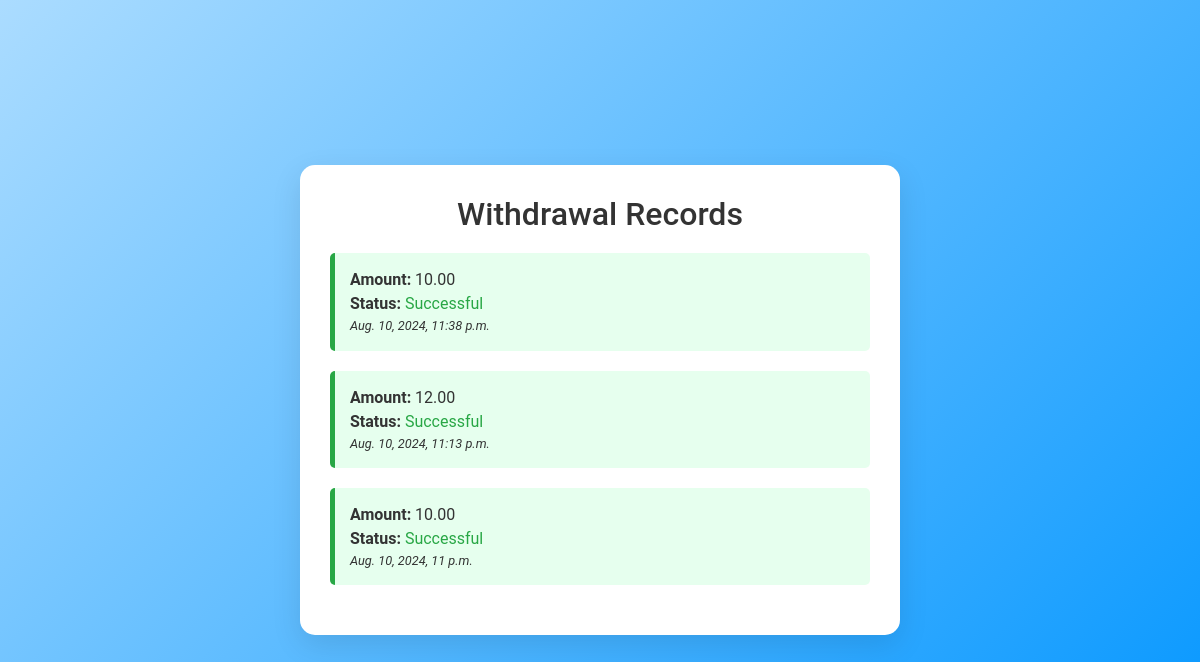
Page /home/withdraw-records/ (signed in) on the committed database.
### home/models.py (models this page shows, shortened)
class Withdraw(BaseModel):
    user = models.ForeignKey(
        settings.AUTH_USER_MODEL,
        on_delete=models.CASCADE,
        verbose_name=_("User")
    )
    amount = models.DecimalField(
        max_digits=10,
        decimal_places=2,
        verbose_name=_("Withdrawal Amount")
    )
    password = models.CharField(
        max_length=128,
        verbose_name=_("Password")
    )
    created_at = models.DateTimeField(
        auto_now_add=True,
        verbose_name=_("Created At")
    )
    processed = models.BooleanField(
        default=False,
        verbose_name=_("Processed (Verification)")
    )

### home/views.py (the view)
# urls.py: path('withdraw-records/',withdrawal_records,name='withdraw_records'),
@login_required
def withdrawal_records(request):
    records = Withdraw.objects.filter(user=request.user).order_by('-created_at')
    return render(request, 'home/withdraw_records.html', {'records': records})

### templates/home/withdraw_records.html (shortened to what this page needs)
<!DOCTYPE html>
<html lang="en">
<head>
    <link href="https://stackpath.bootstrapcdn.com/bootstrap/4.5.2/css/bootstrap.min.css" rel="stylesheet">
</head>
<body>
    <div class="container">
        <h2>Withdrawal Records</h2>
        <div id="recordList">
            {% if records %}
                {% for record in records %}
                    <div class="record">
                        <p><strong>Amount:</strong> {{ record.amount }} </p>
                        <p><strong>Status:</strong> <span class="{{ record.processed|yesno:'text-success,text-danger' }}">{{ record.processed|yesno:'Successful,Pending' }}</span></p>
                        <p class="updated-at">{{ record.updated_at }}</p>
                    </div>
                {% endfor %}
            {% else %}
                <p>No withdrawal records found.</p>
            {% endif %}
        </div>
    </div>
</body>
</html>

### templates/home/withdraw_records.html (style rules this page uses)
body { font-family: 'Roboto', sans-serif; background: linear-gradient(135deg, #ABDCFF 0%, #0396FF 100%); padding: 20px; display: flex; justify-content: center; align-items: center; min-height: 100vh; margin: 0; }
.container { background-color: #fff; padding: 30px; border-radius: 15px; box-shadow: 0 10px 30px rgba(0, 0, 0, 0.1); max-width: 600px; width: 90%; }
h2 { color: #333; text-align: center; margin-bottom: 20px; }
.record { margin-bottom: 20px; padding: 15px; background-color: #e6ffee; border-left: 5px solid #28a745; border-radius: 5px; transition: transform 0.3s ease; }
.record p { margin: 0; color: #333; }
.updated-at { font-size: 0.8em; color: grey; margin-top: 5px; font-style: italic; }

### rows in the picture
Withdraw: amount "10.00", processed "Successful", updated_at "Aug. 10, 2024, 11:38 p.m."
Withdraw: amount "12.00", processed "Successful", updated_at "Aug. 10, 2024, 11:13 p.m."
Withdraw: amount "10.00", processed "Successful", updated_at "Aug. 10, 2024, 11 p.m."
